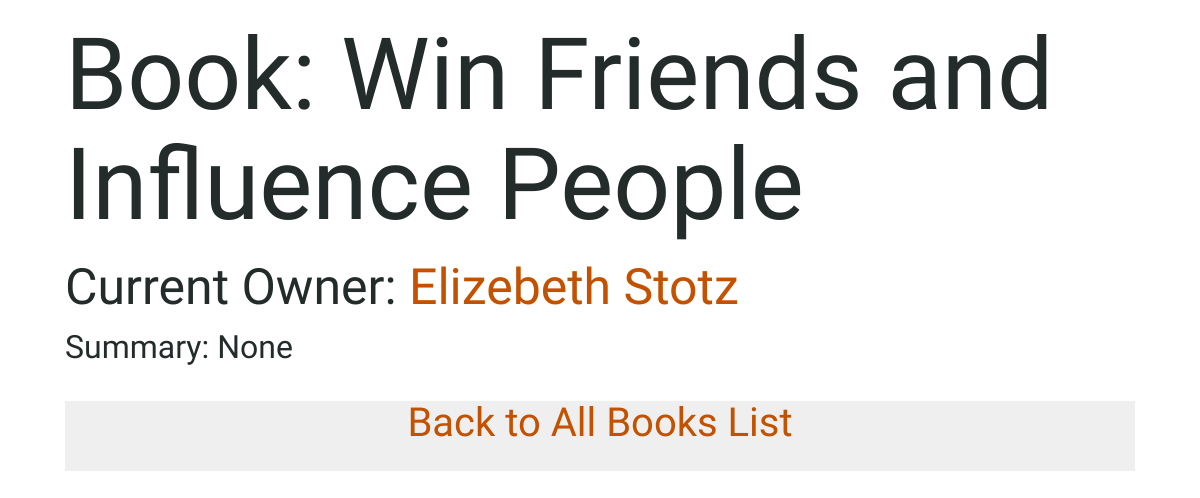
The page /book/337 on the database its author committed.
### books/models.py (models this page shows, shortened)
class Book(models.Model):
    name = models.CharField(max_length=20, default="Invisible Book")
    summary = models.TextField(max_length=100, null=True)
    owner = models.ForeignKey(Person, on_delete=models.CASCADE, related_name="books", null=True)
    available = models.BooleanField(default=True)

class Person(models.Model):
    name = models.CharField(max_length=20, default="Mr Nobody")
    photo = models.FileField(null=True, blank=True)
    def __str__(self):
        return "{}".format(self.name)

### books/views.py (the view)
# urls.py: path('book/<int:book_id>', views.book, name='book'),
def book(request, book_id):
    try:
        book = Book.objects.get(pk=book_id)
    except Book.DoesNotExist:
        raise Http404("Book does not exist.")
    context = {
        "book": book
    }
    return render(request, "books/book.html", context)

### books/templates/books/book.html (shortened to what this page needs)
{% extends "books/base.html" %}
{% block body %}
	<h1>Book: {{ book.name }} </h1>
	<h3>Current Owner:
		<a href="{% url 'person' book.owner.id %}"  >{{ book.owner }}
		</a>
	</h3>
	<p>Summary: {{ book.summary }}</p>
{% endblock %}

### books/static/css/main.css (style rules this page uses)
body { padding-left: 65px; padding-right: 65px; font-family: 'Sue Ellen Francisco', cursive; font-size: 32px; color: #232B2B; }
h1, h2, h3, h4 { font-family: 'Amatic SC', bold; }
h1 { font-size: 100px; }
h3 { font-size: 50px; }
a { color: #C25100; font-family: 'Amatic SC', bold; }

### rows shown on the page
Book: name "Win Friends and Influence People", owner "Elizebeth Stotz", summary "None"
